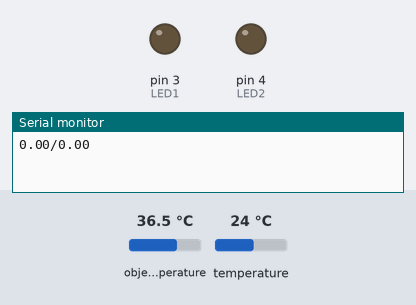
The sketch below on a simulated Arduino Uno, built with avr-gcc and run on an emulated ATmega328P. Shown: output pins drawn as LEDs (lit = HIGH), the last lines printed to the serial monitor. The test bench sets the inputs (shaded band); at power-on: object temperature 36.5 °C, temperature 24 °C.

Above: at 0.1 s.
At 1.1 s:
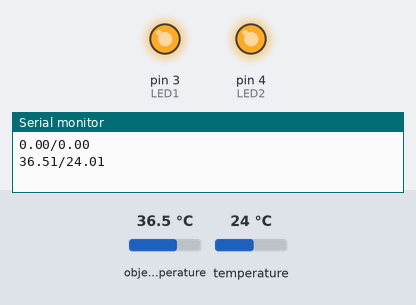
Timing chart, 0 to 2.6 s (numbered marks = the images above):
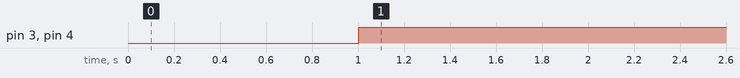

The sketch:

Arduino_Gy906.ino
```cpp
#include <Adafruit_MLX90614.h>
#include <SoftwareSerial.h>
Adafruit_MLX90614 mlx = Adafruit_MLX90614();
#define LED1 3
#define LED2 4
SoftwareSerial mySerial(11, 12);  // RX, TX
float temp_ambient, temp_obj;
float temp_max, temp_min, temp_max_obj, temp_min_obj, temp_max_ambient, temp_min_ambient;
unsigned long count = 0, prev_time = 0, curr_time = 0, temp_check = 10;
String data, node, temp;
void setup() {
  Serial.begin(9600);
  mySerial.begin(9600);
  if (!mlx.begin()) {
    while (1);
  }
  pinMode(LED1, OUTPUT);
  pinMode(LED2, OUTPUT);

  temp = String(temp_obj) + "/" + String(temp_ambient);
  Serial.println(temp);
}
void loop() {
  curr_time = millis();
  if (Serial.available() > 0) {
    data = Serial.readStringUntil('\n');
    node = tach_chuoi(data, "/", 0);
    temp_min = (tach_chuoi(data, "/", 1)).toFloat();
    temp_max = (tach_chuoi(data, "/", 2)).toFloat();
    data = "";
  }
  if (node == "obj") {
    temp_max_obj = temp_max;
    temp_min_obj = temp_min;
  }
  if (node == "ambient") {
    temp_max_ambient = temp_max;
    temp_min_ambient = temp_min;
  }
  if (curr_time - prev_time > 1000) {
    prev_time = curr_time;
    temp_obj = mlx.readObjectTempC();
    temp_ambient = mlx.readAmbientTempC();
    temp = String(temp_obj) + "/" + String(temp_ambient);
    Serial.println(temp);
//    mySerial.println(temp_min_obj);
//    mySerial.println(temp_max_obj);
//    mySerial.println(temp_min_ambient);
//    mySerial.println(temp_max_ambient);
//    mySerial.println("-----");
  }
  checkTemp_obj(temp_obj, temp_min_obj, temp_max_obj);
  checkTemp_ambient(temp_ambient, temp_min_ambient, temp_max_ambient );

}
String tach_chuoi(String text, String ki_tu, uint16_t vi_tri) {
  String tmp = text;
  for (int i = 0 ; i < vi_tri; i++) {
    tmp = tmp.substring(tmp.indexOf(ki_tu) + 1);
    if (tmp.indexOf(ki_tu) == -1 && i != vi_tri - 1) {       // neu ko tim thay ki tu (delim)tra ve -1
      return "";
    }
  }
  return tmp.substring(0, tmp.indexOf(ki_tu));
}
void checkTemp_obj(float temp_curr, float temp_min , float temp_max) {
  if (temp_curr < temp_min || temp_curr > temp_max ) {
    digitalWrite(LED1, HIGH);
  }
  else if (temp_min <= temp_curr && temp_curr <= temp_max) {
    digitalWrite(LED1, LOW);
  }
}
void checkTemp_ambient(float temp_curr, float temp_min , float temp_max) {
  if (temp_curr < temp_min || temp_curr > temp_max ) {
    digitalWrite(LED2, HIGH);
  }
  else if (temp_min <= temp_curr && temp_curr <= temp_max) {
    digitalWrite(LED2, LOW);
  }
}
```

Measured:
- by itself, pin 3 (LED1), pin 4 (LED2): LOW → HIGH at 1.0 s
